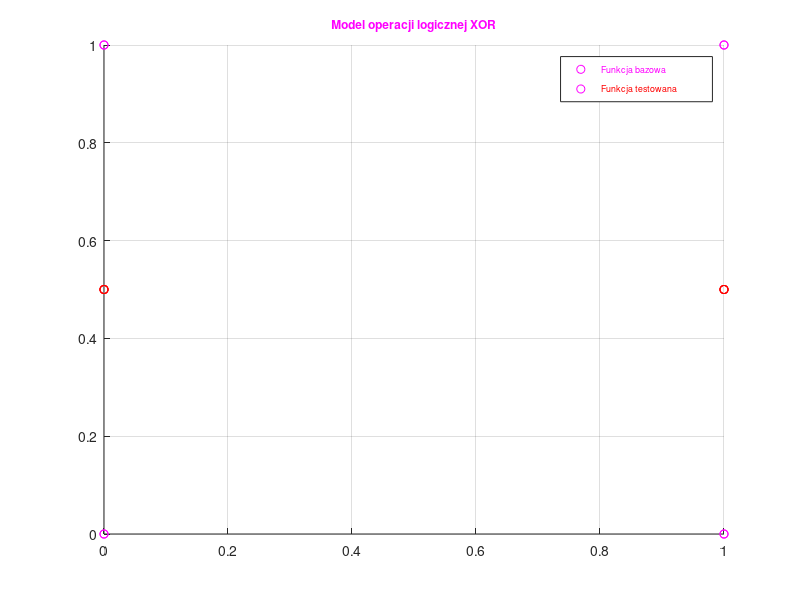

The MATLAB script that drew this image:
%Szymon Palmowski 235911
%Programowanie sieciowe
%Laboratorium 4 - Model operacji logicznej XOR

clear all;
close all;

%% Dane

xp = [1 1 0 0; 
      1 0 1 0;];
xp = xp';
dp = [ 0 1 1 0];
dp = dp';
p = length(xp);     %liczba wszystkich punktow p
k = 4;              %liczba centrum k<=p
%p = p-k;           %pomniejszenie liczby punktow o liczbe centrum, jezeli zbior xp jest duzy
ind = randperm(length(xp));
c = xp(ind(1:k),:); %losowanie punktow, ktore stana sie centrum
x = xp;             %pomniejszenie zbioru punktow o centrum
d = dp;             %pomniejszenie zbioru punktow o centrum

%% Zdefiniowanie stalych elementow funkcji

t = 0.5;
sigma = t^2/k;

%% Radialna funkcja aktywacji Gaussa

phi = @(x,c) exp(-((x-c)'*(x-c))/2/sigma^2);
Phi = zeros(p,k);

%% Wyznaczanie macierzy fi

for i = 1:p
    for j = 1:k
        Phi(i,j) = phi(x(i), c(j));
    end
end
Phi = [ones(p,1), Phi];

%% Wyznaczanie wektora wag

w = pinv(Phi'*Phi)*Phi'*d;

%% Testowanie

d_ = Phi*w
f = figure(1);
whitebg([0 .5 .6])
hold on; grid on; title('\fontsize{12}{\color{magenta}Model operacji logicznej XOR}');
plot(x,d,'mo')
plot(x,d_,'ro')
legend('\fontsize{9}{\color{magenta}Funkcja bazowa}', '\fontsize{9}{\color{red}Funkcja testowana}')
saveas(f,sprintf('Palmowski_235911_pslab4B.png'));
x = 0:0.05:10;
x = x';